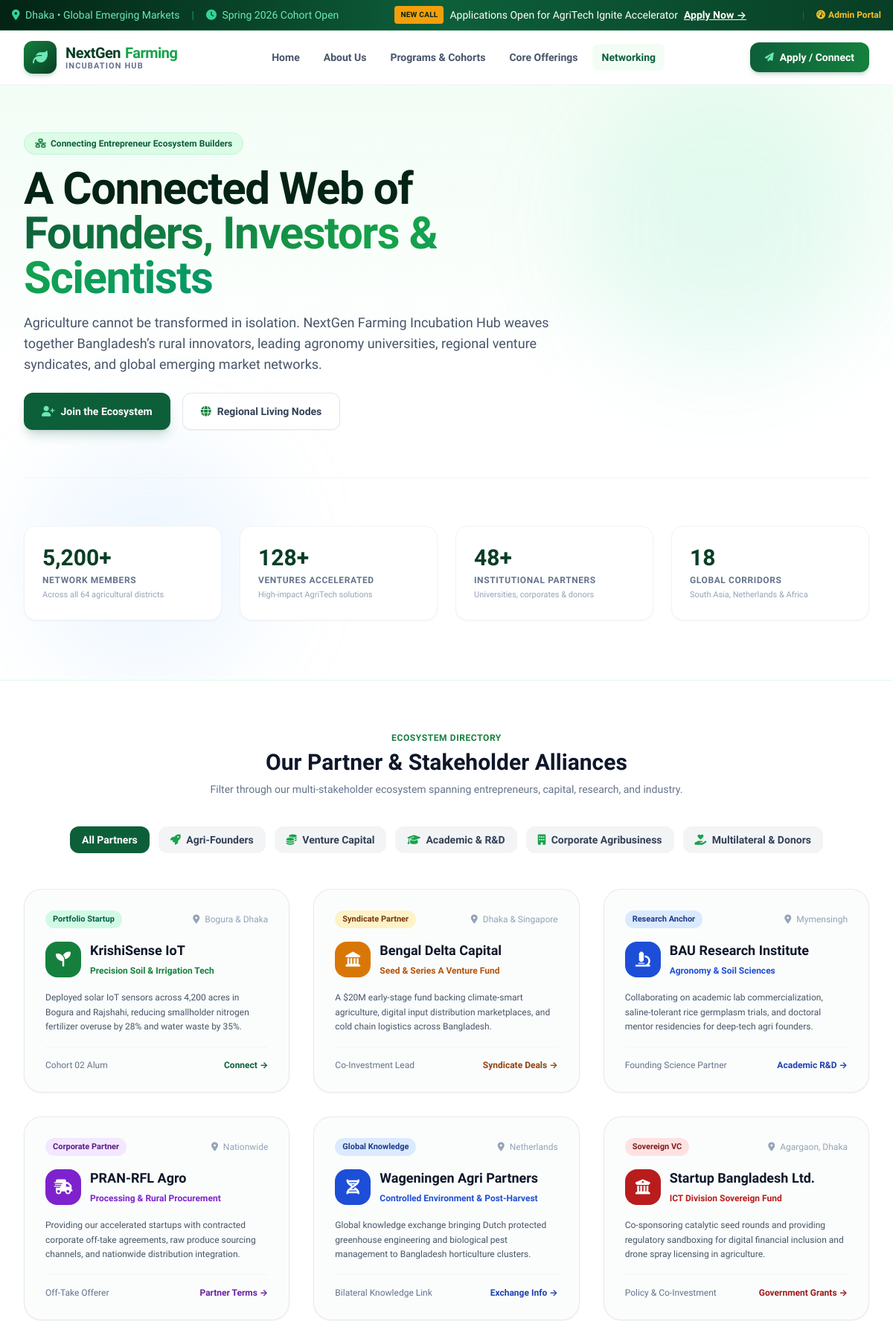
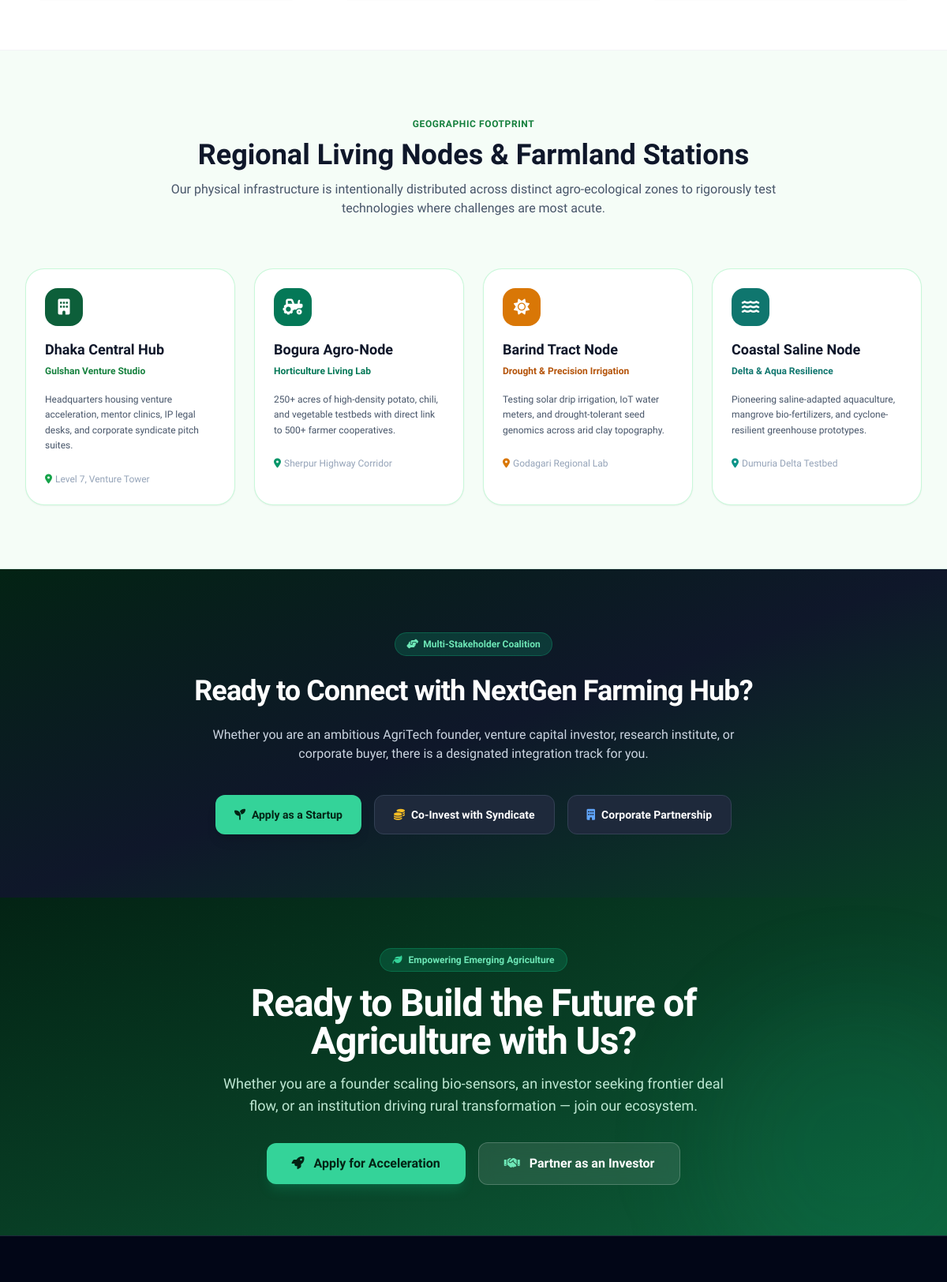
The page /networking.php (upper part) on the database its author committed (2 pictures, top to bottom).
### tables this page shows
CREATE TABLE IF NOT EXISTS `network_partners` (
    `id` INT UNSIGNED AUTO_INCREMENT PRIMARY KEY,
    `name` VARCHAR(150) NOT NULL,
    `category` ENUM('founder', 'investor', 'academic', 'corporate', 'impact') NOT NULL DEFAULT 'founder',
    `badge` VARCHAR(50) DEFAULT 'Portfolio Startup',
    `location` VARCHAR(100) DEFAULT 'Dhaka',
    `tagline` VARCHAR(150) DEFAULT NULL,
    `description` TEXT NOT NULL,
    `icon` VARCHAR(50) DEFAULT 'fa-seedling',
    `meta_label` VARCHAR(100) DEFAULT 'Cohort Alum',
    `link_text` VARCHAR(100) DEFAULT 'Connect →',
    `link_url` VARCHAR(255) DEFAULT 'contact.php',
    `sort_order` INT DEFAULT 0,
    `status` ENUM('Active', 'Draft') DEFAULT 'Active',
    `created_at` TIMESTAMP DEFAULT CURRENT_TIMESTAMP,
    `updated_at` TIMESTAMP DEFAULT CURRENT_TIMESTAMP ON UPDATE CURRENT_TIMESTAMP,
    INDEX `idx_category` (`category`),
    INDEX `idx_status` (`status`)
);

### networking.php (the view, shortened to what the rows shown need)
<?php
require_once __DIR__ . '/includes/header.php';
$netTitleMain      = getSiteSetting('networking_title_main', 'A Connected Web of');
$netTitleHighlight = getSiteSetting('networking_title_highlight', 'Founders, Investors & Scientists');
$activePartners = getNetworkPartners(true);
?>
<section class="relative bg-gradient-to-b from-agro-50/80 via-white to-white pt-16 pb-20 border-b border-agro-100 overflow-hidden">
    <div class="max-w-7xl mx-auto px-4 sm:px-6 lg:px-8 relative z-10">
        <div class="max-w-3xl">
            <h1 class="text-4xl sm:text-5xl lg:text-6xl font-extrabold text-agro-950 tracking-tight leading-tight">
                <?= htmlspecialchars($netTitleMain) ?> <span class="text-gradient-emerald"><?= htmlspecialchars($netTitleHighlight) ?></span>
            </h1>
        </div>
    </div>
</section>
<section class="py-16 bg-white border-b border-gray-100">
    <div class="max-w-7xl mx-auto px-4 sm:px-6 lg:px-8">
        <div class="text-center max-w-2xl mx-auto mb-10">
            <h2 class="text-3xl font-extrabold text-slate-900 mt-1">Our Partner & Stakeholder Alliances</h2>
        </div>
        <div class="grid grid-cols-1 md:grid-cols-2 lg:grid-cols-3 gap-8" id="network-cards-grid">
            <?php foreach ($activePartners as $p):
                $cat = htmlspecialchars($p['category'] ?? 'founder');
                $badgeColor = match ($p['category'] ?? 'founder') {
                    'investor' => 'bg-amber-100 text-amber-900',
                    'academic' => 'bg-blue-100 text-blue-900',
                    'corporate' => 'bg-purple-100 text-purple-900',
                    'impact' => 'bg-red-100 text-red-900',
                    default => 'bg-emerald-100 text-emerald-800'
                };
                $iconBg = match ($p['category'] ?? 'founder') {
                    'investor' => 'bg-amber-600 text-white',
                    'academic' => 'bg-blue-700 text-white',
                    'corporate' => 'bg-purple-700 text-white',
                    'impact' => 'bg-red-700 text-white',
                    default => 'bg-agro-700 text-white'
                };
                $tagColor = match ($p['category'] ?? 'founder') {
                    'investor' => 'text-amber-700',
                    'academic' => 'text-blue-700',
                    'corporate' => 'text-purple-700',
                    'impact' => 'text-red-700',
                    default => 'text-agro-700'
                };
                $linkHover = match ($p['category'] ?? 'founder') {
                    'investor' => 'text-amber-800',
                    'academic' => 'text-blue-800',
                    'corporate' => 'text-purple-800',
                    'impact' => 'text-red-800',
                    default => 'text-agro-800'
                };
            ?>
            <div class="net-card bg-[#fbfdfc] rounded-3xl p-7 border border-gray-200/80 shadow-sm hover:shadow-xl hover:border-agro-300 transition duration-300 flex flex-col justify-between" data-category="<?= $cat ?>">
                <div>
                    <div class="flex items-center justify-between mb-4">
                        <span class="px-2.5 py-1 font-bold text-[11px] rounded-full <?= $badgeColor ?>">
                            <?= htmlspecialchars($p['badge'] ?? 'Portfolio Startup') ?>
                        </span>
                        <span class="text-xs text-slate-400">
                            <i class="fa-solid fa-location-dot mr-1"></i> <?= htmlspecialchars($p['location'] ?? 'Dhaka') ?>
                        </span>
                    </div>
                    <div class="flex items-center space-x-3 mb-4">
                        <div class="w-12 h-12 rounded-2xl flex items-center justify-center text-xl font-black shrink-0 <?= $iconBg ?>">
                            <i class="fa-solid <?= htmlspecialchars($p['icon'] ?? 'fa-seedling') ?>"></i>
                        </div>
                        <div>
                            <h3 class="font-extrabold text-slate-900 text-lg"><?= htmlspecialchars($p['name']) ?></h3>
                            <span class="text-xs font-semibold <?= $tagColor ?>"><?= htmlspecialchars($p['tagline'] ?? '') ?></span>
                        </div>
                    </div>
                    <p class="text-xs text-slate-600 leading-relaxed mb-4">
                        <?= htmlspecialchars($p['description']) ?>
                    </p>
                </div>
                <div class="pt-4 border-t border-gray-100 flex items-center justify-between text-xs">
                    <span class="text-slate-500 font-medium"><?= htmlspecialchars($p['meta_label'] ?? 'Partner') ?></span>
                    <a href="<?= htmlspecialchars($p['link_url'] ?? 'contact.php') ?>" class="font-bold hover:underline <?= $linkHover ?>">
                        <?= htmlspecialchars($p['link_text'] ?? 'Connect →') ?>
                    </a>
                </div>
            </div>
            <?php endforeach; ?>
        </div>
    </div>
</section>
<section id="nodes" class="py-20 bg-agro-50/50 border-b border-agro-100">
    <div class="max-w-7xl mx-auto px-4 sm:px-6 lg:px-8">
        <div class="text-center max-w-3xl mx-auto mb-16">
            <h2 class="text-3xl sm:text-4xl font-extrabold text-slate-900 mt-2">Regional Living Nodes & Farmland Stations</h2>
        </div>
    </div>
</section>
<section class="py-20 bg-gradient-to-br from-agro-950 via-slate-900 to-agro-900 text-white">
    <div class="max-w-5xl mx-auto px-4 sm:px-6 lg:px-8 text-center space-y-6">
        <h2 class="text-3xl sm:text-4xl font-extrabold tracking-tight">
            Ready to Connect with NextGen Farming Hub?
        </h2>
    </div>
</section>
<?php require_once __DIR__ . '/includes/footer.php'; ?>

### rows shown on the page
network_partners: badge "Portfolio Startup", location "Bogura & Dhaka", name "KrishiSense IoT", tagline "Precision Soil & Irrigation Tech", description "Deployed solar IoT sensors across 4,200 acres in Bogura and Rajshahi, reducing smallholder nitrogen fertilizer overuse by 28% and water waste by 35%.", meta_label "Cohort 02 Alum", link_text "Connect →"
network_partners: badge "Syndicate Partner", location "Dhaka & Singapore", name "Bengal Delta Capital", tagline "Seed & Series A Venture Fund", description "A $20M early-stage fund backing climate-smart agriculture, digital input distribution marketplaces, and cold chain logistics across Bangladesh.", meta_label "Co-Investment Lead", link_text "Syndicate Deals →"
network_partners: badge "Research Anchor", location "Mymensingh", name "BAU Research Institute", tagline "Agronomy & Soil Sciences", description "Collaborating on academic lab commercialization, saline-tolerant rice germplasm trials, and doctoral mentor residencies for deep-tech agri founders.", meta_label "Founding Science Partner", link_text "Academic R&D →"
network_partners: badge "Corporate Partner", location "Nationwide", name "PRAN-RFL Agro", tagline "Processing & Rural Procurement", description "Providing our accelerated startups with contracted corporate off-take agreements, raw produce sourcing channels, and nationwide distribution integration.", meta_label "Off-Take Offerer", link_text "Partner Terms →"
network_partners: badge "Global Knowledge", location "Netherlands", name "Wageningen Agri Partners", tagline "Controlled Environment & Post-Harvest", description "Global knowledge exchange bringing Dutch protected greenhouse engineering and biological pest management to Bangladesh horticulture clusters.", meta_label "Bilateral Knowledge Link", link_text "Exchange Info →"
network_partners: badge "Sovereign VC", location "Agargaon, Dhaka", name "Startup Bangladesh Ltd.", tagline "ICT Division Sovereign Fund", description "Co-sponsoring catalytic seed rounds and providing regulatory sandboxing for digital financial inclusion and drone spray licensing in agriculture.", meta_label "Policy & Co-Investment", link_text "Government Grants →"

### other values the page prints
$dynBannerBadge "NEW CALL"
$dynBannerText "Applications Open for AgriTech Ignite Accelerator"
$netBadge "Connecting Entrepreneur Ecosystem Builders"
$netTitleMain "A Connected Web of"
$netTitleHighlight "Founders, Investors & Scientists"
$netStat1Num "5,200+"
$netStat1Label "NETWORK MEMBERS"
$netStat1Desc "Across all 64 agricultural districts"
$netStat2Num "128+"
$netStat2Label "VENTURES ACCELERATED"
$netStat2Desc "High-impact AgriTech solutions"
$netStat3Num "48+"
$netStat3Label "INSTITUTIONAL PARTNERS"
$netStat3Desc "Universities, corporates & donors"
$netStat4Num "18"
